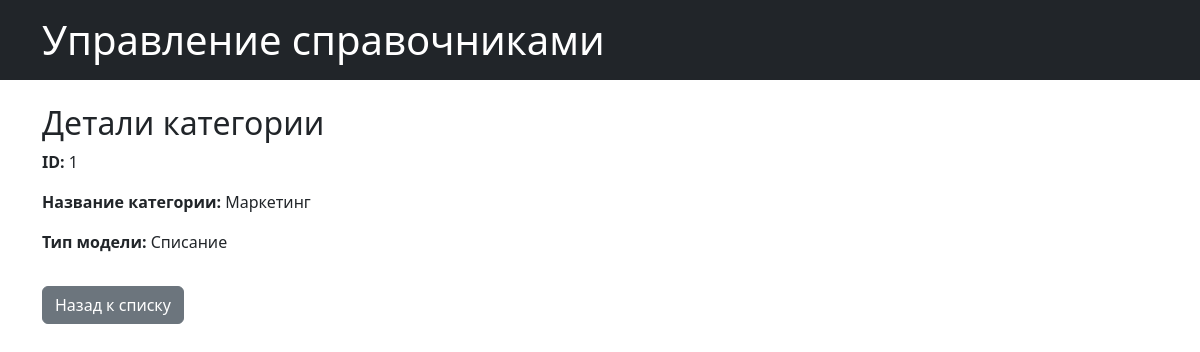
The app's page /additional/category_list/1/ with its own data.
### RecordApp/models.py (models this page shows, shortened)
class Category(models.Model):
    category_name = models.CharField(max_length=128, unique=True)
    type_model = models.ForeignKey(TransactionType, on_delete=models.CASCADE)
    class Meta:
        db_table = "categories"
        verbose_name = "Категория"
        verbose_name_plural = "Категории"

class TransactionType(models.Model):
    type_name = models.CharField(max_length=64, unique=True)
    def __str__(self):
        return self.type_name
    class Meta:
        db_table = "types"
        verbose_name = "Тип"
        verbose_name_plural = "Типы"

### RecordApp/views.py (the view)
# urls.py: path('additional/category_list/<int:pk>/', CategoryDetails.as_view(), name="category_detail"),
class CategoryDetails(DetailView):
    model = Category
    template_name = "category_details.html"
    context_object_name = "category"

### templates/category_details.html (shortened to what this page needs)
{% extends 'base.html' %}
{% block content %}
<div class="container mt-4">
    <h2>Детали категории</h2>
    <p><strong>ID:</strong> {{ category.id }}</p>
    <p><strong>Название категории:</strong> {{ category.category_name }}</p>
    <p><strong>Тип модели:</strong> {{ category.type_model }}</p>
    <a href="{% url 'record_utils' %}" class="btn btn-secondary mt-3">Назад к списку</a>
</div>
{% endblock %}

### records on screen
Category: id "1", category_name "Маркетинг", type_model "Списание"
